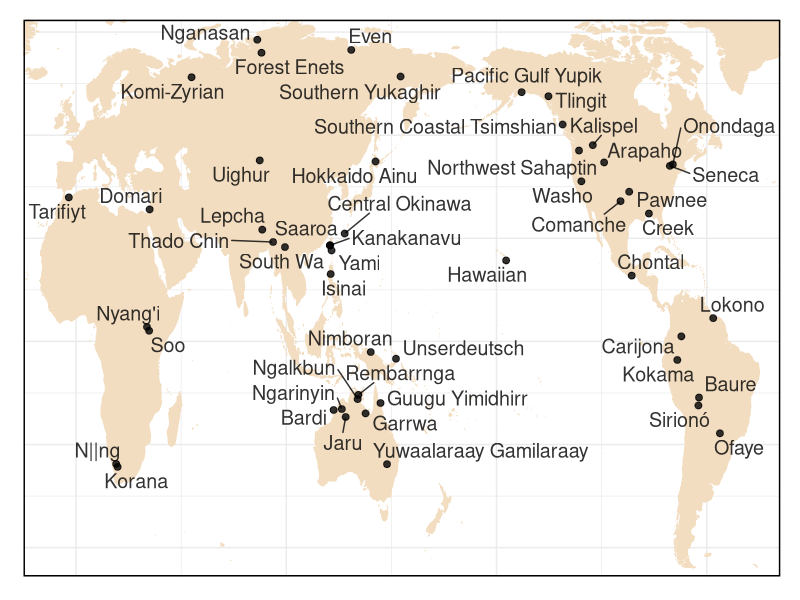
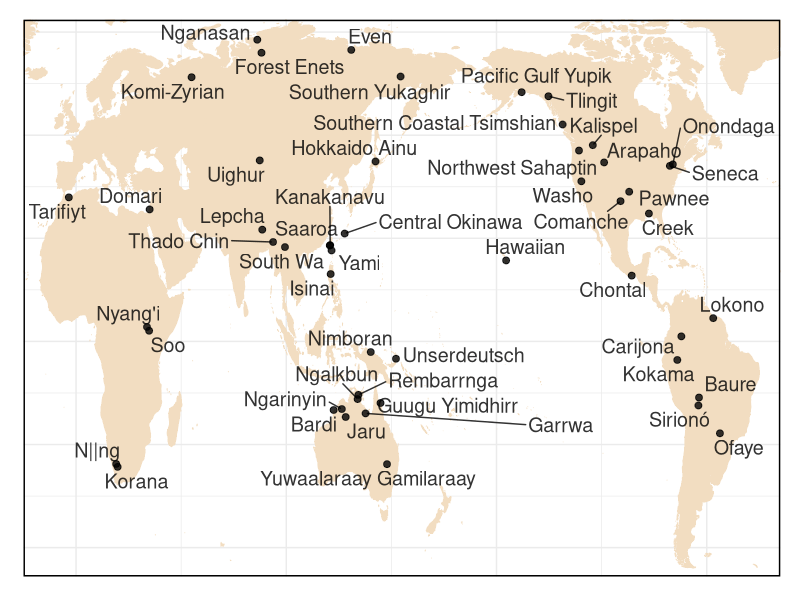

Generate these figures, in order, with R: (Note: this script raises an error after producing the figures.)
#' Plots GATA
#' D E Blasi

#' Load libraries
require(tidyverse)
require(ggrepel)

#' Load data ("languages" is actually a csv...)
gata<-read_csv("../raw/gata_raw.csv")
lgs<-read_csv("../cldf/languages.csv")
parameters<-read_csv("../cldf/parameters.csv")

gata<-left_join(gata,parameters,by=c("Parameter_ID"="Shortname"))

#' Map

#' Shift coordinates to accommodate a Pacific-centered view
lgs$Longitude<-sapply(lgs$Longitude,function(x) ifelse(x<(-25),x + 360,x))

#' Produce maps
world <- map_data('world', interior=F, wrap=c(-25,335), ylim=c(-54,79))

ggplot()+
  theme_bw()+ 
  scale_y_continuous(expand = c(0,0),limits = c(-57,78)) + 
  scale_x_continuous(expand = c(0,0)) + 
  theme(panel.border = element_rect(size=1,color="black"),
        panel.background = element_rect(),
        plot.title = element_text(size=26,hjust=0.7),
        plot.subtitle = element_text(size=16),
        axis.line = element_blank(),
        axis.text.x = element_blank(),  
        axis.text.y = element_blank(),  
        axis.ticks = element_blank(),  
        axis.title.x = element_blank(),  
        axis.title.y = element_blank(),
        legend.position = c(0.62,0.3),
        legend.title = element_text(face="bold",size=20),
        legend.text = element_text(size=16),
        plot.margin=margin(0.5,0.5,0.5,0.5,unit="cm"),
        legend.key.height = unit(6,"mm"),
        legend.background = element_rect(fill="white",color="black"))+
  geom_polygon(data=world,
               aes(x=long,y=lat,group=group),
               colour="#F2DDC1",size=0.2, fill="#F2DDC1")+
  geom_point(data=lgs, 
                  aes(x=Longitude, 
                      y=Latitude),
                  color="black",
                  size=2,
                  alpha=0.8)+
  geom_text_repel(data=lgs, 
             aes(x=Longitude, 
                 y=Latitude,
                 label=Name),
             color="black",
             size=5,
             max.overlaps=99,
             alpha=0.8)

ggsave("plot_gata_map.png",width=10,height=7)

#' Time interval density
plyr::ddply(gata,"Language_ID",function(x) abs(diff(unique(x$Year)))) %>%
  ggplot(aes(x=V1,fill=..density..))+
  geom_histogram(bins=20)+
  labs(x="Years between grammars",y="")+
  theme_minimal()+
  theme(axis.title =element_text(size=15),
        axis.text.x = element_text(size=15),
        axis.text.y = element_blank(),
        legend.position = "none",
        plot.background = element_rect(),
        panel.background = element_rect(),
        legend.background = element_rect(fill="white",color="black"),
        plot.margin=margin(0.5,0.5,0.5,0.5,unit="cm"))+
  scale_fill_gradient(low="#4C3F91",high="#FF5677")+
  scale_x_continuous(expand = c(0,0))+
  scale_y_continuous(expand=c(0,0))

ggsave("plot_gata_intervals.png",width = 6,height=2.5)

#' Data coverage
gata %>% plyr::ddply("Category",function(x) data.frame(Value=c(1-sum(is.na(x$Value)/nrow(x)),sum(is.na(x$Value))/nrow(x)),
                                                       Type=c("Attested","Not attested"))) %>%
  ggplot(aes(x="",y=Value,fill=Type))+
    geom_col()+
    coord_polar(theta="y")+
    facet_wrap(~Category)+
  theme_minimal()+
  theme(axis.text = element_blank(),
        legend.position = "bottom",
        legend.title = element_blank(),
        legend.text = element_text(size=16),
        panel.grid = element_blank(),
        strip.text = element_text(size=12),
        plot.background = element_rect(color="white"))+
  scale_fill_manual(values=c("#09015F","#AF0069"))+
  labs(x="",y="")

ggsave("plot_gata_coverage.png",width=9,height=6)

#' Show change
gata_change<-gata %>% 
  plyr::ddply(c("Language_ID","Parameter_ID","Category"),
              function(x) data.frame(Interval=abs(diff(unique(x$Year))),
                                     Difference=ifelse(anyNA(x$Value),NA,
                                                       ifelse(length(unique(x$Value))==1,0,1))))

gata_change %>%
  ggplot(aes(y=Difference,x=Interval))+
  geom_point(size=2,alpha=0.7,color="#00A19D")+
  geom_smooth(se=F,size=3,color="#99DDCC")+
  theme_minimal()+
  facet_wrap(~Category)+
  theme(legend.position = "none",
        panel.background = element_rect(color="black"),
        strip.text = element_text(size=15),
        axis.text = element_text(size=12),
        axis.title = element_text(size=15),
        plot.background = element_rect(color="white"))+
  scale_y_continuous(breaks=c(0,0.5,1),
                     expand=c(0.05,0.05))+
  labs(x="Years between grammars",
       y="Change")

ggsave("plot_gata_change.png",width=9,height=6)
